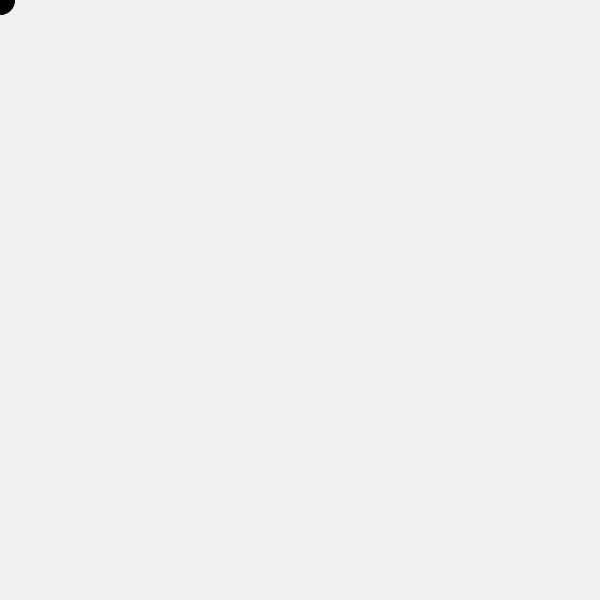
Frame 1 (no input)
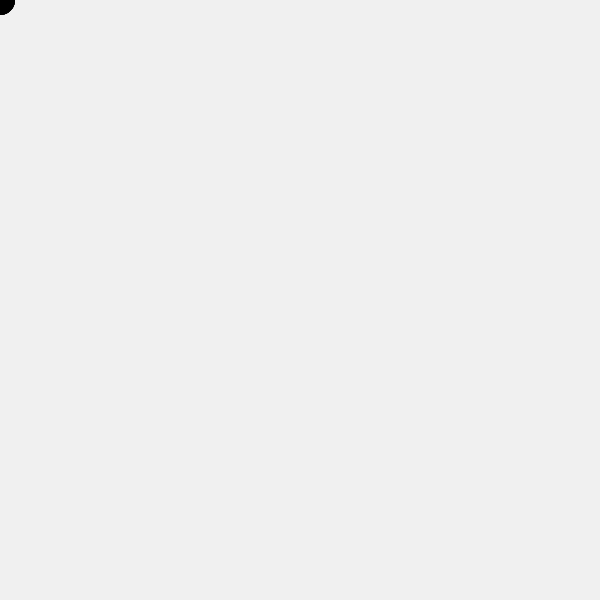
Frame 60 (the mouse pressed at the canvas centre just before this capture)
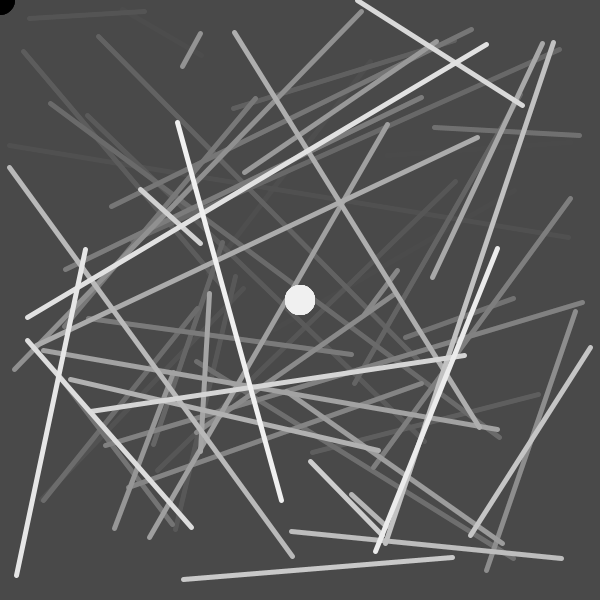
Frame 120 (the mouse held since frame 60 and released just before this capture)

The Processing sketch that drew these frames (run headless with seeded random() and noise(); from frame 60 on, the mouse is pressed at the canvas centre):

// Processing sketch: processing_74318
// ── processing_74318.pde

void setup() {
  size(600, 600);
  background(240);
  smooth(4);
}

void draw() {
  noStroke();
  
  if(mousePressed) {
     fill(0, 5);
   rect(0, 0, width, height);
    stroke(240);
    strokeWeight(5);
    line(random(width), random(height), random(width), random(height));
    fill(240);
    noStroke();
    ellipse(mouseX, mouseY, 30, 30);
  } else {
    fill(240, 40);
   rect(0, 0, width, height);
    fill(0);
    ellipse(mouseX, mouseY, 30, 30);
   fill(0);
   ellipse(mouseX, mouseY, 30, 30);
}
}
